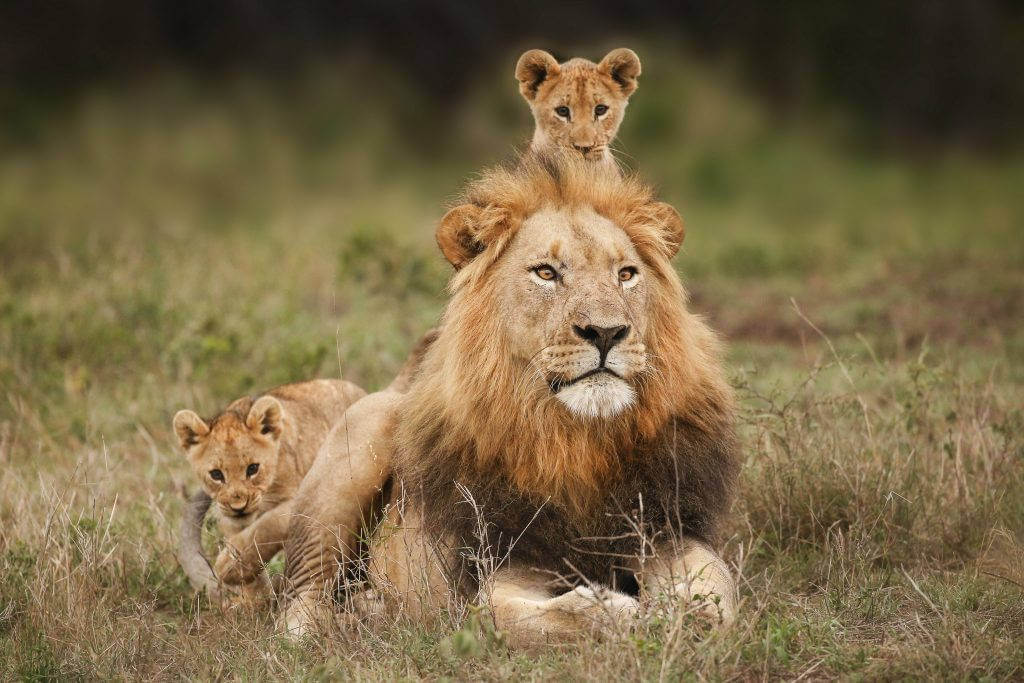
#> input picture Week_3_Resize_and_Flipping_Operations/image.jpg, 1024 x 683 px
$ jupyter execute Week_3.ipynb
#> lines starting #> are read from the running program, lines starting #| are printed output that depends on the picture
[cell 1]
import cv2
import numpy as np

[cell 2]
my_img = cv2.imread("./image.jpg",1)
#> my_img is the input picture: shape (683, 1024, 3); mean B, G, R 70.2, 103.4, 121.2
print(my_img.shape)
#| (683, 1024, 3)

[cell 3]
cv2.imshow("RGB Image",my_img)
cv2.waitKey(0)
cv2.destroyAllWindows()

[cell 4]
img_vertical =cv2.flip(my_img,0)
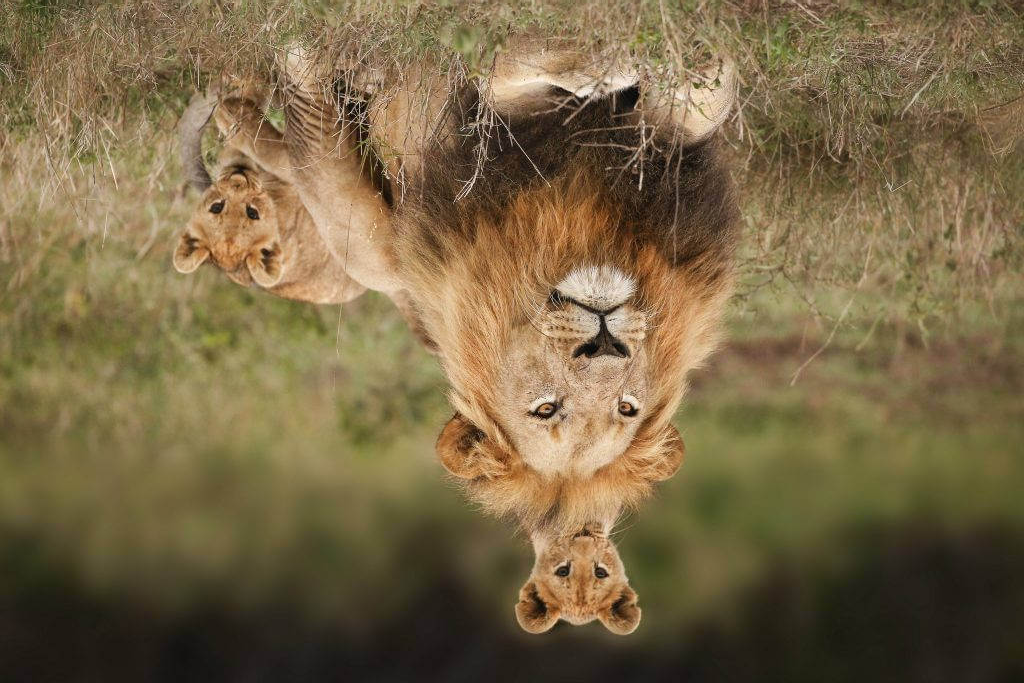
#> img_vertical: shape (683, 1024, 3); mean B, G, R 70.2, 103.4, 121.2
img_horizontal = cv2.flip(my_img,1)
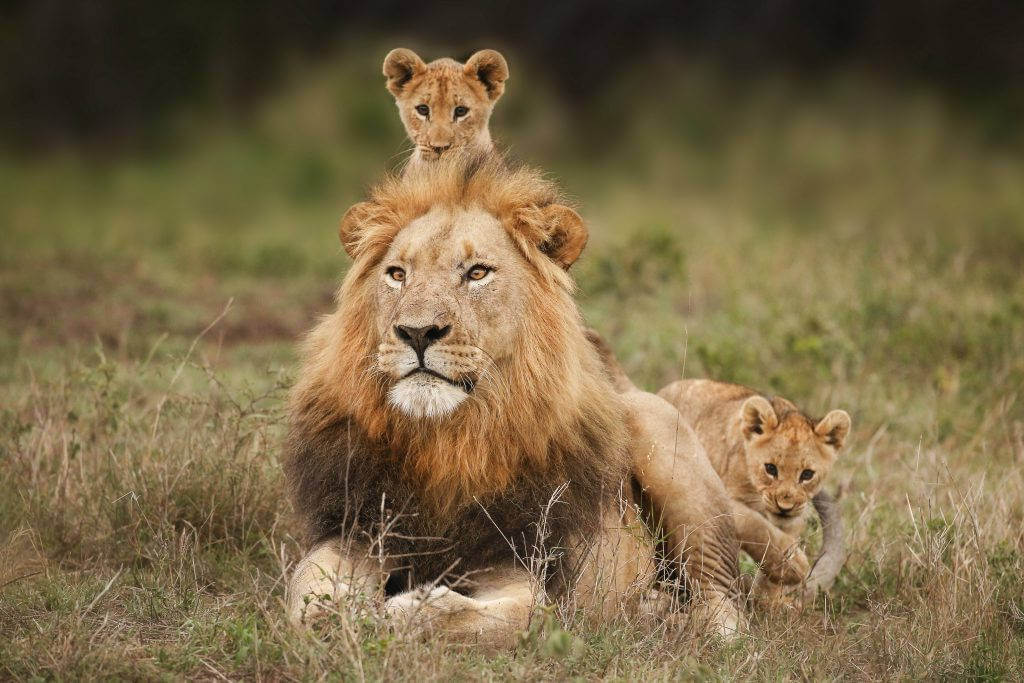
#> img_horizontal: shape (683, 1024, 3); mean B, G, R 70.2, 103.4, 121.2
img_both = cv2.flip(my_img,1)

[cell 5]
cv2.imshow("original Image",my_img)
cv2.imshow("vertical Image",img_vertical)
cv2.imshow("horizontal Image",img_horizontal)
cv2.imshow("vertical and horizontal Image",img_both)
cv2.waitKey(0)
cv2.destroyAllWindows()

[cell 6]
vertical_with_code = my_img[::-1, : ,:]
cv2.imshow("vertical Image with code",vertical_with_code)
cv2.waitKey(0)
cv2.destroyAllWindows()

[cell 7]
print(my_img.shape)
#| (683, 1024, 3)
print(f"görüntünün yüksekliği = {my_img.shape[0]}")
#| görüntünün yüksekliği = 683
print(f"görüntünün genişliği = {my_img.shape[1]}")
#| görüntünün genişliği = 1024
print(f"görüntünün kanal sayısı = {my_img.shape[2]}")
#| görüntünün kanal sayısı = 3

[cell 8]
resized_img = cv2.resize(my_img,(1366,2048),cv2.INTER_LANCZOS4)
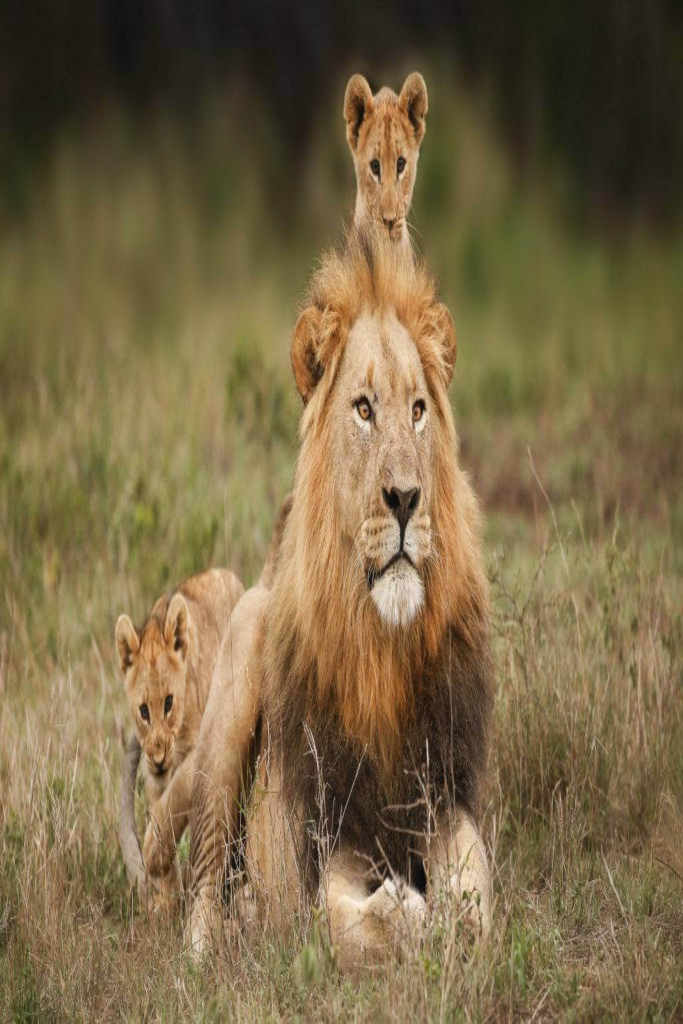
#> resized_img: shape (2048, 1366, 3) (shown at 1/2 size); mean B, G, R 70.1, 103.3, 121
cv2.imshow("original Image", my_img)
cv2.imshow("resized Image",resized_img)
cv2.waitKey()
cv2.destroyAllWindows()
